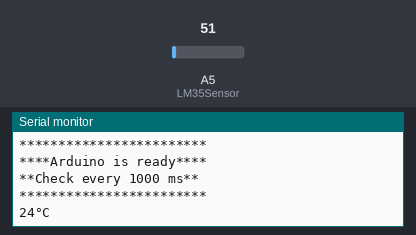
A sketch run on a simulated Arduino Uno, built with avr-gcc and run on an emulated ATmega328P. On the bench: the last lines printed to the serial monitor. Inputs (shaded band) come from the test bench; at power-on: A5 (LM35Sensor) = 51.

Above: at 1.2 s.
1.3 s: A5 (LM35Sensor) set to 61
At 2.4 s:
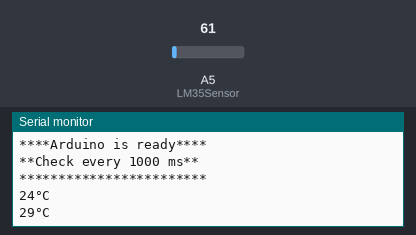
2.8 s: A5 (LM35Sensor) set to 71
At 3.8 s:
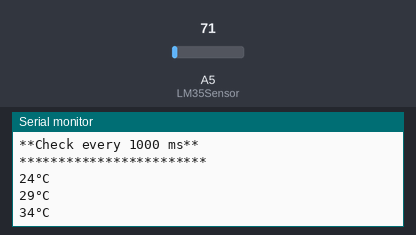
Timing chart, 0 to 5.8 s (numbered marks = the images above; inputs shaded):
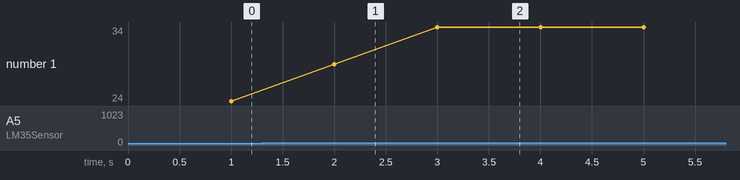

Measured:
- after the input at 1.3 s, the serial monitor: prints a new line after 0.70 s (image 1)
- after the input at 2.8 s, the serial monitor: prints a new line after 0.20 s (image 2)
- plotted number 1: 24 → 29 after the input at 1.3 s, 29 → 34 after the input at 2.8 s

The sketch:

LM35.ino
```cpp
float LM35Sensor=A5;            // LM35 an A5 angeschlossen
float sensormesswert;           // Variable für den Messwert des Sensors
int temperatur;                 // Variable für die spätere Umrechnung zur Temperatur
unsigned long Abfrage;           // Variable für die spätere Prüfung "Ist der Zeitpunkt zur nächsten Messung erreicht?", unsigned = nur Positivzahlen
const long Zeitvorgabe = 1000;   // Zeitvorgabe bis zur erneuten Herausgabe von Daten in Millisekunden, const = Read-only

void setup()
{
Serial.begin(9600);             // Start serielle Kommunikation

Serial.println("");                         // *******************************
Serial.println("************************"); //
Serial.println("****Arduino is ready****"); // Ausgabe auf dem seriellen Monitor vor dem Loop, um zu überprüfen, ob die serielle Kommunikation funktioniert
Serial.print("**Check every ");             //
Serial.print(Zeitvorgabe);                  // Wiedergabe der definierten Zeitvorgabe auf dem seriellen Monitor
Serial.println(" ms**");                    //
Serial.println("************************"); //
Serial.println("");                         // *******************************
}

void loop()                     // Start des Loop
{

sensormesswert=analogRead(LM35Sensor);    // Auslesen des analogen Messwertes an A5

temperatur=((sensormesswert*500)/1024);   // Umrechnung des Messergebnis in Grad Celsius
                                          // Anmerkung: Der Sensor wird mit 5V betrieben, misst in 10mV-Schritten.
                                          // 5000mV/10mV=500
                                          // Auflösung Arduino Uno 5V/1024 Teile, deshalb Teiler durch 1024 (Der Uno misst von 0-1023=1024 Teile)

unsigned long Ergebnis = millis();        // Variable "Ergebnis" zur Prüfung ob eine nächste Ausgabe erfolgen soll

  if (Ergebnis - Abfrage >= Zeitvorgabe) {
    Abfrage = Ergebnis;

// Rechnerisch: Wenn das Ergebnis in Millis abzüglich der Abfrage größer oder gleich der Zeitvorgabe, dann ist die Abfrage = Ergebnis
// Gedanklich: Ansonsten lasse hier so lange im Kreis laufen BIS die Zeitvorgabe erreicht ist, ... danach:


Serial.print(temperatur);                 // Im seriellen Monitor wird die Temperatur eingeblendet. Ohne Zeilenumbruch.
Serial.println("°C");                     // Im seriellen Monitor wird hinter der Temperatur die Einheit eingeblendet. Mit Zeilenumbruch

// Sprung an den Anfang des Loop

}}
```
